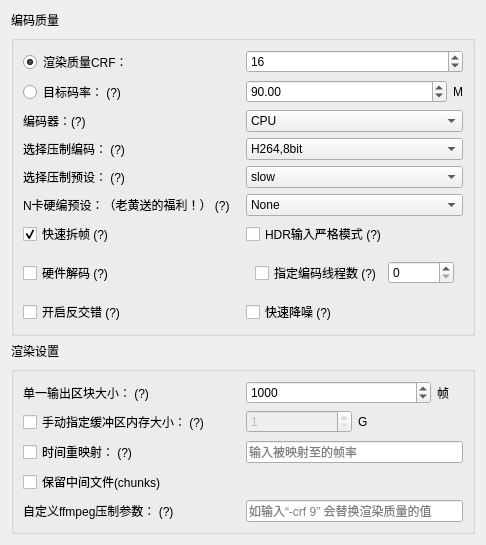
                     <widget class="QWidget" name="RenderSettings">
                      <property name="geometry">
                       <rect>
                        <x>0</x>
                        <y>0</y>
                        <width>486</width>
                        <height>468</height>
                       </rect>
                      </property>
                      <attribute name="label">
                       <string>输出质量设置</string>
                      </attribute>
                      <layout class="QGridLayout" name="gridLayout_29">
                       <item row="3" column="0">
                        <widget class="QGroupBox" name="RenderSettingsGroup">
                         <property name="title">
                          <string/>
                         </property>
                         <layout class="QGridLayout" name="gridLayout_27">
                          <item row="0" column="0">
                           <layout class="QGridLayout" name="gridLayout_12">
                            <item row="2" column="0">
                             <widget class="QLabel" name="label_26">
                              <property name="toolTip">
                               <string>&lt;html&gt;&lt;head/&gt;&lt;body&gt;&lt;p&gt;每一chunk的帧数大小&lt;/p&gt;&lt;/body&gt;&lt;/html&gt;</string>
                              </property>
                              <property name="text">
                               <string>单一输出区块大小： (?)</string>
                              </property>
                             </widget>
                            </item>
                            <item row="8" column="1">
                             <widget class="MyLineWidget" name="SlowmotionFPS">
                              <property name="sizePolicy">
                               <sizepolicy hsizetype="Preferred" vsizetype="Fixed">
                                <horstretch>0</horstretch>
                                <verstretch>0</verstretch>
                               </sizepolicy>
                              </property>
                              <property name="layoutDirection">
                               <enum>Qt::LeftToRight</enum>
                              </property>
                              <property name="placeholderText">
                               <string>输入被映射至的帧率</string>
                              </property>
                             </widget>
                            </item>
                            <item row="10" column="1">
                             <widget class="MyLineWidget" name="FFmpegCustomer">
                              <property name="sizePolicy">
                               <sizepolicy hsizetype="Preferred" vsizetype="Preferred">
                                <horstretch>0</horstretch>
                                <verstretch>0</verstretch>
                               </sizepolicy>
                              </property>
                              <property name="placeholderText">
                               <string>如输入“-crf 9” 会替换渲染质量的值</string>
                              </property>
                             </widget>
                            </item>
                            <item row="3" column="1">
                             <layout class="QHBoxLayout" name="horizontalLayout_28">
                              <item>
                               <widget class="MySpinBox" name="BufferSizeSelector">
                                <property name="enabled">
                                 <bool>false</bool>
                                </property>
                                <property name="sizePolicy">
                                 <sizepolicy hsizetype="Preferred" vsizetype="Fixed">
                                  <horstretch>0</horstretch>
                                  <verstretch>0</verstretch>
                                 </sizepolicy>
                                </property>
                                <property name="toolTip">
                                 <string>&lt;html&gt;&lt;head/&gt;&lt;body&gt;&lt;p&gt;防止爆内存，一般不用勾选。&lt;span style=&quot; font-weight:600;&quot;&gt;专业人士自用&lt;/span&gt;&lt;/p&gt;&lt;/body&gt;&lt;/html&gt;</string>
                                </property>
                                <property name="minimum">
                                 <number>1</number>
                                </property>
                                <property name="maximum">
                                 <number>500</number>
                                </property>
                                <property name="singleStep">
                                 <number>1</number>
                                </property>
                                <property name="value">
                                 <number>1</number>
                                </property>
                               </widget>
                              </item>
                              <item>
                               <widget class="QLabel" name="label_28">
                                <property name="text">
                                 <string>G</string>
                                </property>
                               </widget>
                              </item>
                             </layout>
                            </item>
                            <item row="2" column="1">
                             <layout class="QHBoxLayout" name="horizontalLayout_26">
                              <item>
                               <widget class="MySpinBox" name="RenderGapSelector">
                                <property name="sizePolicy">
                                 <sizepolicy hsizetype="Preferred" vsizetype="Fixed">
                                  <horstretch>0</horstretch>
                                  <verstretch>0</verstretch>
                                 </sizepolicy>
                                </property>
                                <property name="minimum">
                                 <number>100</number>
                                </property>
                                <property name="maximum">
                                 <number>999999999</number>
                                </property>
                                <property name="singleStep">
                                 <number>100</number>
                                </property>
                                <property name="value">
                                 <number>1000</number>
                                </property>
                               </widget>
                              </item>
                              <item>
                               <widget class="QLabel" name="label_27">
                                <property name="sizePolicy">
                                 <sizepolicy hsizetype="Maximum" vsizetype="Preferred">
                                  <horstretch>0</horstretch>
                                  <verstretch>0</verstretch>
                                 </sizepolicy>
                                </property>
                                <property name="text">
                                 <string>帧    </string>
                                </property>
                                <property name="alignment">
                                 <set>Qt::AlignLeading|Qt::AlignLeft|Qt::AlignVCenter</set>
                                </property>
                               </widget>
                              </item>
                             </layout>
                            </item>
                            <item row="3" column="0">
                             <widget class="QCheckBox" name="MBufferChecker">
                              <property name="toolTip">
                               <string>&lt;html&gt;&lt;head/&gt;&lt;body&gt;&lt;p&gt;使用指定的内存量进行补帧任务，避免内存不足，一般不需勾选。&lt;span style=&quot; font-weight:600;&quot;&gt;专业人士自用&lt;/span&gt;&lt;/p&gt;&lt;/body&gt;&lt;/html&gt;</string>
                              </property>
                              <property name="text">
                               <string>手动指定缓冲区内存大小： (?)</string>
                              </property>
                             </widget>
                            </item>
                            <item row="10" column="0">
                             <widget class="QLabel" name="label_30">
                              <property name="sizePolicy">
                               <sizepolicy hsizetype="Preferred" vsizetype="Preferred">
                                <horstretch>0</horstretch>
                                <verstretch>0</verstretch>
                               </sizepolicy>
                              </property>
                              <property name="toolTip">
                               <string>输入项数必须为偶数</string>
                              </property>
                              <property name="text">
                               <string>自定义ffmpeg压制参数： (?)</string>
                              </property>
                             </widget>
                            </item>
                            <item row="8" column="0">
                             <widget class="QCheckBox" name="slowmotion">
                              <property name="toolTip">
                               <string>&lt;html&gt;&lt;head/&gt;&lt;body&gt;&lt;p&gt;使用指定帧率输出。效果等同于PR、AE的&lt;span style=&quot; font-weight:600;&quot;&gt;时间重映射&lt;/span&gt;&lt;/p&gt;&lt;p&gt;输出将与右项帧率相同，输出时长与原视频时长的&lt;span style=&quot; font-weight:600;&quot;&gt;比&lt;/span&gt;等于左边的&lt;span style=&quot; font-weight:600;&quot;&gt;输出帧率/该项帧率&lt;/span&gt;&lt;/p&gt;&lt;p&gt;e.g.&lt;/p&gt;&lt;p&gt;输出帧率=60fps&lt;/p&gt;&lt;p&gt;时间重映射帧率=30fps&lt;/p&gt;&lt;p&gt;最终输出将为30fps，时长为原输入的两倍&lt;/p&gt;&lt;/body&gt;&lt;/html&gt;</string>
                              </property>
                              <property name="whatsThis">
                               <string>&lt;html&gt;&lt;head/&gt;&lt;body&gt;&lt;p&gt;&lt;span style=&quot; font-weight:600;&quot;&gt;补帧帧率 = 输入帧率 * 补帧倍率&lt;/span&gt;&lt;/p&gt;&lt;/body&gt;&lt;/html&gt;</string>
                              </property>
                              <property name="layoutDirection">
                               <enum>Qt::LeftToRight</enum>
                              </property>
                              <property name="text">
                               <string>时间重映射： (?)</string>
                              </property>
                             </widget>
                            </item>
                            <item row="9" column="0">
                             <widget class="QCheckBox" name="KeepChunksChecker">
                              <property name="text">
                               <string>保留中间文件(chunks)</string>
                              </property>
                             </widget>
                            </item>
                           </layout>
                          </item>
                         </layout>
                        </widget>
                       </item>
                       <item row="0" column="0">
                        <widget class="QLabel" name="EncodeSettingsLabel">
                         <property name="text">
                          <string>编码质量</string>
                         </property>
                        </widget>
                       </item>
                       <item row="1" column="0">
                        <widget class="QGroupBox" name="groupBox_7">
                         <property name="title">
                          <string/>
                         </property>
                         <layout class="QGridLayout" name="gridLayout_32">
                          <item row="3" column="1">
                           <widget class="MyComboBox" name="EncoderSelector">
                            <property name="sizePolicy">
                             <sizepolicy hsizetype="Preferred" vsizetype="Fixed">
                              <horstretch>0</horstretch>
                              <verstretch>0</verstretch>
                             </sizepolicy>
                            </property>
                            <item>
                             <property name="text">
                              <string>H264,8bit</string>
                             </property>
                            </item>
                           </widget>
                          </item>
                          <item row="0" column="1">
                           <widget class="MySpinBox" name="CRFSelector">
                            <property name="sizePolicy">
                             <sizepolicy hsizetype="Preferred" vsizetype="Maximum">
                              <horstretch>0</horstretch>
                              <verstretch>0</verstretch>
                             </sizepolicy>
                            </property>
                            <property name="minimum">
                             <number>0</number>
                            </property>
                            <property name="maximum">
                             <number>51</number>
                            </property>
                            <property name="value">
                             <number>16</number>
                            </property>
                           </widget>
                          </item>
                          <item row="2" column="1">
                           <widget class="MyComboBox" name="HwaccelSelector">
                            <property name="toolTip">
                             <string>&lt;html&gt;&lt;head/&gt;&lt;body&gt;&lt;p&gt;&lt;br/&gt;&lt;/p&gt;&lt;p&gt;&lt;br/&gt;&lt;/p&gt;&lt;/body&gt;&lt;/html&gt;</string>
                            </property>
                            <item>
                             <property name="text">
                              <string>CPU</string>
                             </property>
                            </item>
                            <item>
                             <property name="text">
                              <string>NVENC</string>
                             </property>
                            </item>
                            <item>
                             <property name="text">
                              <string>QSV</string>
                             </property>
                            </item>
                           </widget>
                          </item>
                          <item row="1" column="0">
                           <widget class="QRadioButton" name="UseTargetBitrate">
                            <property name="sizePolicy">
                             <sizepolicy hsizetype="Preferred" vsizetype="Preferred">
                              <horstretch>0</horstretch>
                              <verstretch>0</verstretch>
                             </sizepolicy>
                            </property>
                            <property name="toolTip">
                             <string>&lt;html&gt;&lt;head/&gt;&lt;body&gt;&lt;p&gt;目标码率，1pass下不代表实际码率&lt;/p&gt;&lt;p&gt;最终输出码率大概率低于目标码率，&lt;span style=&quot; font-weight:600;&quot;&gt;请勿恐慌&lt;/span&gt;&lt;/p&gt;&lt;p&gt;&lt;span style=&quot; font-weight:600;&quot;&gt;如果想输出高码率，请使用ProRes编码（剪辑专用）&lt;/span&gt;&lt;/p&gt;&lt;/body&gt;&lt;/html&gt;</string>
                            </property>
                            <property name="text">
                             <string>目标码率： (?)</string>
                            </property>
                           </widget>
                          </item>
                          <item row="1" column="1">
                           <layout class="QHBoxLayout" name="horizontalLayout_4">
                            <item>
                             <widget class="MyDoubleSpinBox" name="BitrateSelector">
                              <property name="sizePolicy">
                               <sizepolicy hsizetype="Preferred" vsizetype="Maximum">
                                <horstretch>0</horstretch>
                                <verstretch>0</verstretch>
                               </sizepolicy>
                              </property>
                              <property name="maximum">
                               <double>1000000.000000000000000</double>
                              </property>
                              <property name="value">
                               <double>90.000000000000000</double>
                              </property>
                             </widget>
                            </item>
                            <item>
                             <widget class="QLabel" name="TargetBitrateMeasure">
                              <property name="sizePolicy">
                               <sizepolicy hsizetype="Fixed" vsizetype="Preferred">
                                <horstretch>0</horstretch>
                                <verstretch>0</verstretch>
                               </sizepolicy>
                              </property>
                              <property name="text">
                               <string>M</string>
                              </property>
                             </widget>
                            </item>
                           </layout>
                          </item>
                          <item row="7" column="0">
                           <widget class="QCheckBox" name="HwaccelDecode">
                            <property name="toolTip">
                             <string>&lt;html&gt;&lt;head/&gt;&lt;body&gt;&lt;p&gt;减小CPU解码负担，输入为4K时推荐开启&lt;/p&gt;&lt;p&gt;如果无法补帧，请尝试关闭此选项&lt;/p&gt;&lt;/body&gt;&lt;/html&gt;</string>
                            </property>
                            <property name="text">
                             <string>硬件解码 (?)</string>
                            </property>
                            <property name="checked">
                             <bool>false</bool>
                            </property>
                           </widget>
                          </item>
                          <item row="3" column="0">
                           <widget class="QLabel" name="EncoderReminder">
                            <property name="toolTip">
                             <string>&lt;html&gt;&lt;head/&gt;&lt;body&gt;&lt;p&gt;&lt;span style=&quot; font-weight:600;&quot;&gt;HEVC&lt;/span&gt;：高效视频压制格式，用更低的码率获得更优的画面质量。对于配置较低的电脑，解码HEVC编码的视频可能会有困难。4K、HDR、用于收藏的蓝光原盘等内容只推荐使用此编码&lt;/p&gt;&lt;p&gt;&lt;span style=&quot; font-weight:600;&quot;&gt;H264&lt;/span&gt;：非常通用的压制编码，不推荐用于超高清内容（&amp;gt;4K）&lt;/p&gt;&lt;p&gt;&lt;span style=&quot; font-weight:600;&quot;&gt;ProRes: &lt;/span&gt;剪辑中间格式专用，如果你希望码率越大越好，选这个就完事了&lt;/p&gt;&lt;p&gt;&lt;span style=&quot; font-weight:600;&quot;&gt;8bit，10bit的区别：&lt;/span&gt;自行百度，10bit可以有效除去画面色带&lt;/p&gt;&lt;p&gt;&lt;span style=&quot; font-weight:600;&quot;&gt;带透明通道的输出：&lt;/span&gt;使用ProRes的yuv444p10le编码&lt;/p&gt;&lt;/body&gt;&lt;/html&gt;</string>
                            </property>
                            <property name="text">
                             <string>选择压制编码： (?)</string>
                            </property>
                            <property name="alignment">
                             <set>Qt::AlignLeading|Qt::AlignLeft|Qt::AlignVCenter</set>
                            </property>
                           </widget>
                          </item>
                          <item row="4" column="0">
                           <widget class="QLabel" name="PresetReminder">
                            <property name="toolTip">
                             <string>&lt;html&gt;&lt;head/&gt;&lt;body&gt;&lt;p&gt;&lt;span style=&quot; font-weight:600;&quot;&gt;slow或veryslow的压制质量已足够好，但速度慢&lt;/span&gt;&lt;/p&gt;&lt;p&gt;ll是NVIDIA硬件编码专用预设，代表low latency，低延迟，速度快，质量不高&lt;/p&gt;&lt;p&gt;hq是NVIDIA硬件编码和ProRes专用预设，代表high quality，相对高质量，但不会比slow高&lt;/p&gt;&lt;p&gt;&lt;span style=&quot; font-weight:600;&quot;&gt;其他都是字面意思&lt;/span&gt;&lt;/p&gt;&lt;p&gt;&lt;span style=&quot; font-weight:600;&quot;&gt;PS：&lt;/span&gt;选择HEVC/H265编码，压制预设选择fast或faster，会调用“者佬™快速编码预设”&lt;/p&gt;&lt;/body&gt;&lt;/html&gt;</string>
                            </property>
                            <property name="text">
                             <string>选择压制预设： (?)</string>
                            </property>
                            <property name="alignment">
                             <set>Qt::AlignLeading|Qt::AlignLeft|Qt::AlignVCenter</set>
                            </property>
                           </widget>
                          </item>
                          <item row="2" column="0">
                           <widget class="QLabel" name="label_25">
                            <property name="toolTip">
                             <string>&lt;html&gt;&lt;head/&gt;&lt;body&gt;&lt;p&gt;&lt;span style=&quot; font-weight:600;&quot;&gt;CPU:&lt;/span&gt; 不使用硬件编码&lt;/p&gt;&lt;p&gt;&lt;span style=&quot; font-weight:600;&quot;&gt;NVENC: &lt;/span&gt;使用NVIDIA显卡进行硬件编码，速度快，质量高&lt;/p&gt;&lt;p&gt;&lt;span style=&quot; font-weight:600;&quot;&gt;QSV: &lt;/span&gt;使用Intel集显进行硬件编码，编码质量看情况而定。没有Intel集显不要使用此项。&lt;/p&gt;&lt;p&gt;如果在输出窗口遇到&lt;span style=&quot; font-weight:600;&quot;&gt;Broken Pipe&lt;/span&gt;错误，请选择CPU以取消使用硬件编码&lt;/p&gt;&lt;/body&gt;&lt;/html&gt;</string>
                            </property>
                            <property name="text">
                             <string>编码器：(?)</string>
                            </property>
                           </widget>
                          </item>
                          <item row="8" column="0">
                           <widget class="QCheckBox" name="DeinterlaceChecker">
                            <property name="toolTip">
                             <string>&lt;html&gt;&lt;head/&gt;&lt;body&gt;&lt;p&gt;使用ffmpeg的YADIF滤镜对输入进行反交错&lt;/p&gt;&lt;p&gt;&lt;span style=&quot; font-weight:600;&quot;&gt;（仅支持视频输入）&lt;/span&gt;&lt;/p&gt;&lt;/body&gt;&lt;/html&gt;</string>
                            </property>
                            <property name="text">
                             <string>开启反交错 (?)</string>
                            </property>
                           </widget>
                          </item>
                          <item row="6" column="1">
                           <widget class="QCheckBox" name="StrictModeChecker">
                            <property name="toolTip">
                             <string>&lt;html&gt;&lt;head/&gt;&lt;body&gt;&lt;p&gt;勾选此项则严格按照自定义的编码设置进行编码，不进行HDR内容检查&lt;/p&gt;&lt;/body&gt;&lt;/html&gt;</string>
                            </property>
                            <property name="text">
                             <string>HDR输入严格模式 (?)</string>
                            </property>
                           </widget>
                          </item>
                          <item row="4" column="1">
                           <widget class="MyComboBox" name="PresetSelector">
                            <property name="sizePolicy">
                             <sizepolicy hsizetype="Preferred" vsizetype="Fixed">
                              <horstretch>0</horstretch>
                              <verstretch>0</verstretch>
                             </sizepolicy>
                            </property>
                            <property name="toolTip">
                             <string>&lt;html&gt;&lt;head/&gt;&lt;body&gt;&lt;p&gt;&lt;br/&gt;&lt;/p&gt;&lt;/body&gt;&lt;/html&gt;</string>
                            </property>
                            <property name="currentText">
                             <string>slow</string>
                            </property>
                            <item>
                             <property name="text">
                              <string>slow</string>
                             </property>
                            </item>
                           </widget>
                          </item>
                          <item row="6" column="0">
                           <widget class="QCheckBox" name="QuickExtractChecker">
                            <property name="toolTip">
                             <string>&lt;html&gt;&lt;head/&gt;&lt;body&gt;&lt;p&gt;&lt;span style=&quot; font-weight:600;&quot;&gt;推荐开启&lt;/span&gt;&lt;/p&gt;&lt;p&gt;使用ffmpeg内置视频导出图片算法，速度快，但可能出现颜色偏差&lt;/p&gt;&lt;/body&gt;&lt;/html&gt;</string>
                            </property>
                            <property name="text">
                             <string>快速拆帧 (?)</string>
                            </property>
                            <property name="checked">
                             <bool>true</bool>
                            </property>
                           </widget>
                          </item>
                          <item row="0" column="0">
                           <widget class="QRadioButton" name="UseCRF">
                            <property name="sizePolicy">
                             <sizepolicy hsizetype="Preferred" vsizetype="Preferred">
                              <horstretch>0</horstretch>
                              <verstretch>0</verstretch>
                             </sizepolicy>
                            </property>
                            <property name="toolTip">
                             <string>不懂就百度</string>
                            </property>
                            <property name="text">
                             <string>渲染质量CRF：</string>
                            </property>
                            <property name="checked">
                             <bool>true</bool>
                            </property>
                           </widget>
                          </item>
                          <item row="8" column="1">
                           <widget class="QCheckBox" name="FastDenoiseChecker">
                            <property name="toolTip">
                             <string>&lt;html&gt;&lt;head/&gt;&lt;body&gt;&lt;p&gt;使用cv2的快速降噪，减少画面噪点&lt;/p&gt;&lt;p&gt;会显著降低补帧效率&lt;/p&gt;&lt;/body&gt;&lt;/html&gt;</string>
                            </property>
                            <property name="text">
                             <string>快速降噪 (?)</string>
                            </property>
                           </widget>
                          </item>
                          <item row="5" column="0" colspan="2">
                           <layout class="QHBoxLayout" name="HwaccelEncodeBox">
                            <item>
                             <widget class="QLabel" name="HwaccelPresetLabel">
                              <property name="toolTip">
                               <string>&lt;html&gt;&lt;head/&gt;&lt;body&gt;&lt;p&gt;&lt;span style=&quot; font-weight:600;&quot;&gt;仅在使用NVENC编码器时生效&lt;/span&gt;&lt;/p&gt;&lt;p&gt;右为编码器辈数（请自行查阅自己显卡的NVENC辈数）&lt;/p&gt;&lt;p&gt;辈数越高，压缩率越好&lt;/p&gt;&lt;p&gt;如果使用此项报Broken Pipe错误，请尝试降级（如7th改为6th）或关闭（调为None）&lt;/p&gt;&lt;p&gt;&lt;span style=&quot; font-weight:600;&quot;&gt;恰当选择此项有望显著提高N卡硬编压制质量&lt;/span&gt;&lt;/p&gt;&lt;/body&gt;&lt;/html&gt;</string>
                              </property>
                              <property name="text">
                               <string>N卡硬编预设：（老黄送的福利！） (?)</string>
                              </property>
                             </widget>
                            </item>
                            <item>
                             <widget class="MyComboBox" name="HwaccelPresetSelector">
                              <property name="toolTip">
                               <string>&lt;html&gt;&lt;head/&gt;&lt;body&gt;&lt;p&gt;第几代N卡&lt;/p&gt;&lt;/body&gt;&lt;/html&gt;</string>
                              </property>
                              <item>
                               <property name="text">
                                <string>None</string>
                               </property>
                              </item>
                              <item>
                               <property name="text">
                                <string>5th</string>
                               </property>
                              </item>
                              <item>
                               <property name="text">
                                <string>6th</string>
                               </property>
                              </item>
                              <item>
                               <property name="text">
                                <string>7th+</string>
                               </property>
                              </item>
                             </widget>
                            </item>
                           </layout>
                          </item>
                          <item row="7" column="1">
                           <widget class="QWidget" name="EncodeThreadField" native="true">
                            <layout class="QGridLayout" name="gridLayout_36">
                             <item row="0" column="0">
                              <widget class="QCheckBox" name="UseEncodeThread">
                               <property name="toolTip">
                                <string>&lt;html&gt;&lt;head/&gt;&lt;body&gt;&lt;p&gt;使用N个线程（ffmpeg）进行渲染&lt;/p&gt;&lt;/body&gt;&lt;/html&gt;</string>
                               </property>
                               <property name="text">
                                <string>指定编码线程数 (?)</string>
                               </property>
                              </widget>
                             </item>
                             <item row="0" column="1">
                              <widget class="MySpinBox" name="EncodeThreadSelector"/>
                             </item>
                            </layout>
                           </widget>
                          </item>
                         </layout>
                        </widget>
                       </item>
                       <item row="2" column="0">
                        <widget class="QLabel" name="RenderSettingsLabel">
                         <property name="text">
                          <string>渲染设置</string>
                         </property>
                        </widget>
                       </item>
                       <item row="4" column="0">
                        <spacer name="verticalSpacer_4">
                         <property name="orientation">
                          <enum>Qt::Vertical</enum>
                         </property>
                         <property name="sizeHint" stdset="0">
                          <size>
                           <width>20</width>
                           <height>40</height>
                          </size>
                         </property>
                        </spacer>
                       </item>
                      </layout>
                     </widget>
